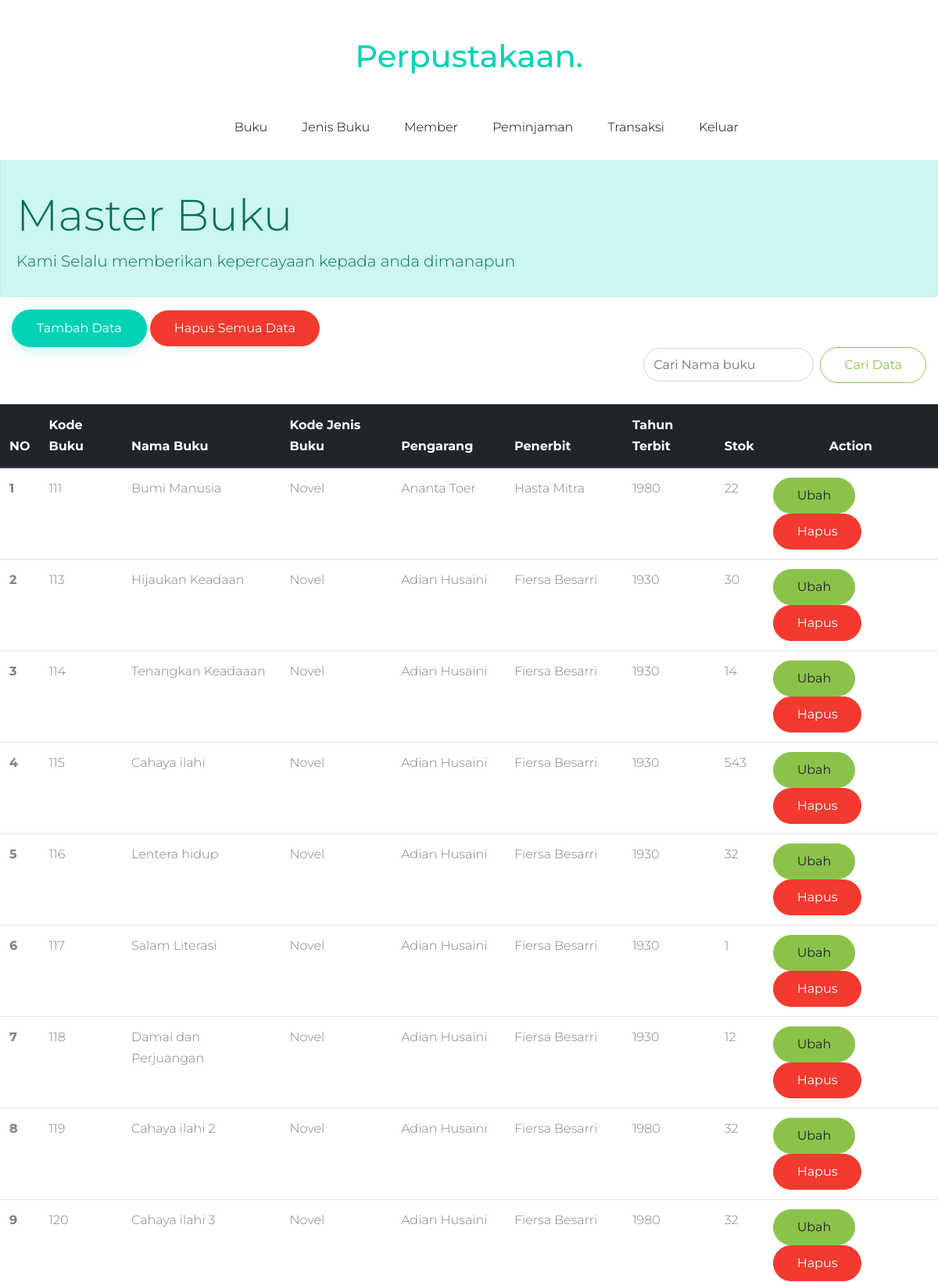
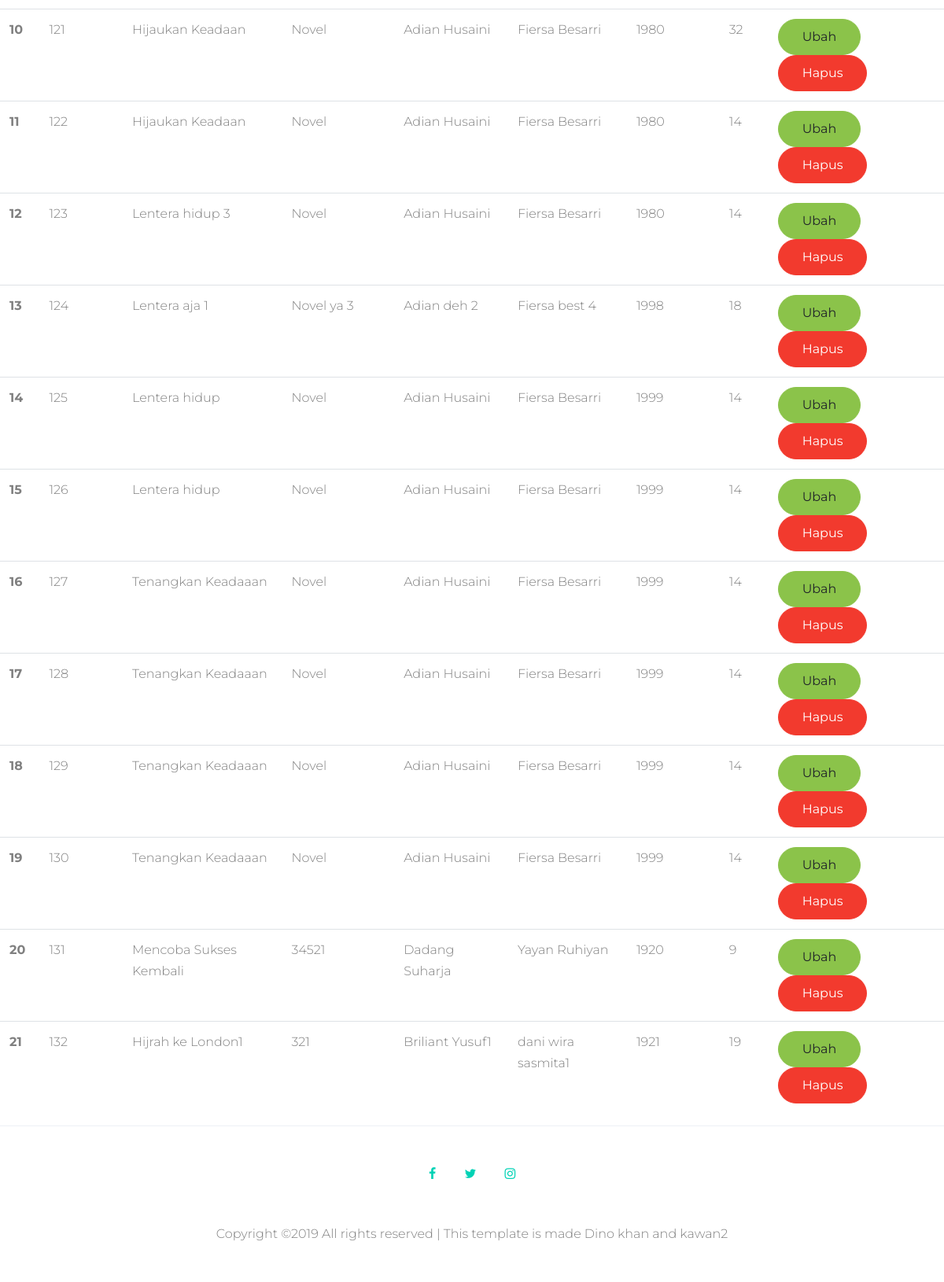
Screenshot of /admin/buku.php with the database file from the repository (2 pictures, top to bottom).
### tables this page shows
CREATE TABLE `buku` (
  `kd_buku` int(5) NOT NULL,
  `judul_buku` varchar(50) NOT NULL,
  `pengarang` varchar(50) NOT NULL,
  `kode_jenisbuku` varchar(50) NOT NULL,
  `penerbit` varchar(50) NOT NULL,
  `tahun_terbit` varchar(6) NOT NULL,
  `stok` int(5) NOT NULL
);

### admin/buku.php (the view, shortened to what this page needs)
<!DOCTYPE html>
<html lang="en">
<head>
	<link rel="stylesheet" href="../fonts/icomoon/style.css">
	<link rel="stylesheet" href="../css/bootstrap.min.css">
	<link rel="stylesheet" href="../css/jquery-ui.css">
	<link rel="stylesheet" href="../css/owl.carousel.min.css">
	<link rel="stylesheet" href="../css/owl.theme.default.min.css">
	<link rel="stylesheet" href="../css/owl.theme.default.min.css">
	<link rel="stylesheet" href="../css/jquery.fancybox.min.css">
	<link rel="stylesheet" href="../css/bootstrap-datepicker.css">
	<link rel="stylesheet" href="../fonts/flaticon/font/flaticon.css">
	<link rel="stylesheet" href="../css/aos.css">
	<link rel="stylesheet" href="../css/style.css">
</head>
<body>
	<body data-spy="scroll" data-target=".site-navbar-target" data-offset="300">
		<div class="site-wrap"  id="home-section">
			<div class="container d-none d-lg-block">
				<div class="row">
					<div class="col-12 text-center mb-4 mt-5">
						<h1 class="mb-0 site-logo"><a href="index.html" >Perpustakaan<span class="text-primary">.</span> </a></h1>
					</div>
				</div>
			</div>
			<header class="site-navbar py-md-4 js-sticky-header site-navbar-target" role="banner">
				<div class="container">
					<div class="row align-items-center">
						<div class="col-12 col-md-10 main-menu">
							<nav class="site-navigation position-relative text-right" role="navigation">
								<ul class="site-menu main-menu js-clone-nav mr-auto d-none d-lg-block">
									<li><a href="buku.php" class="nav-link">Buku</a></li>
									<li><a href="jenis.php" class="nav-link">Jenis Buku</a></li>
									<li><a href="member.php" class="nav-link">Member</a></li>
									<li><a href="peminjaman.php" class="nav-link">Peminjaman</a></li>
									<li><a href="transaksi.php" class="nav-link">Transaksi</a></li>
									<li><a href="../logout.php" class="nav-link" onclick="return confirm('Apakah anda ingin keluar !!!')">Keluar</a></li>
								</ul>
							</nav>
						</div>
					</div>
				</div>
			</header>
			<div class="alert alert-primary" role="alert">
				<br><br><br><br>
				<h1 class="display-4">Master Buku</h1>
				<p class="lead">Kami Selalu memberikan kepercayaan kepada anda dimanapun</p>
			</div>
			<div class="container-fluid">
				<a href="form_buku.php"><button type="button" class="btn btn-primary btn-lg">Tambah Data</button></a>
				<button type="button" class="btn btn-danger btn-lg">Hapus Semua Data</button>
				<form action="buku.php" method="POST" class="form-inline my-2 my-lg-0">
					<input class="form-control mr-sm-2" type="search" placeholder="Cari Nama buku" aria-label="Search" name="cari">
					<button class="btn btn-outline-success my-2 my-sm-0" type="submit">Cari Data</button>
				</form>
			</div>
			<br>
			<table class="table">
				<thead class="thead-dark">
					<tr>
						<th scope="col">NO</th>
						<th scope="col">Kode Buku</th>
						<th scope="col">Nama Buku</th>
						<th scope="col">Kode Jenis Buku</th>
						<th scope="col">Pengarang</th>
						<th scope="col">Penerbit</th>
						<th scope="col">Tahun Terbit</th>
						<th scope="col">Stok </th>
						<th style="text-align: center;" scope="col">Action</th>
					</tr>
				</thead>
				<tbody>
					<?php
					include "../koneksi.php";
					if (isset($_POST['cari'])){
						$cari=$_POST['cari'];
						$buku  = mysqli_query($koneksi, "SELECT * FROM buku where judul_buku like '%$cari%'") or die(mysqli_error());
					}
					else {
						$buku  = mysqli_query($koneksi, "SELECT * FROM buku ") or die(mysqli_error());
					}
					$no=1;
					while ($r=mysqli_fetch_array($buku)){
						?>
						<tr>
							<th><?php echo "$no"; ?></th>
							<td><?php echo "$r[kd_buku]"; ?></td>
							<td><?php echo "$r[judul_buku]"; ?></td>
							<td><?php echo "$r[kode_jenisbuku]"; ?></td>
							<td><?php echo "$r[pengarang]"; ?></td>
							<td><?php echo "$r[penerbit]"; ?></td>
							<td><?php echo "$r[tahun_terbit]"; ?></td>
							<td><?php echo "$r[stok]"; ?></td>
							<td>
								<a <?php  echo "href='update_buku.php?id=$r[kd_buku]'" ;?>>
									<button type="button" class="btn btn-success btn-lg">
										Ubah
									</button>
								</a>
								<a onclick="return confirm('Apakah anda yakin ingin menghapus !!!')" <?php  echo "href='buku_hapus.php?id=$r[kd_buku]'" ;?>>
									<button type="button" class="btn btn-danger btn-lg">
										Hapus
									</button>
								</a>
							</td>
						</tr>
						<?php
						$no=$no+1;
					}
					?>
				</tbody>
			</div>
	<div class="footer py-5 border-top text-center">
		<div class="container">
			<div class="row mb-5">
				<div class="col-12">
					<p class="mb-0">
						<a href="#" class="p-3"><span class="icon-facebook"></span></a>
						<a href="#" class="p-3"><span class="icon-twitter"></span></a>
						<a href="#" class="p-3"><span class="icon-instagram"></span></a>
					</p>
				</div>
			</div>
			<div class="row">
				<div class="col-md-12">
					<p class="mb-0">
						Copyright &copy;<script>document.write(new Date().getFullYear());</script> All rights reserved | This template is made Dino khan and kawan2
					</p>
				</div>
			</div>
		</div>
	</div>
</body>
</html>

### css/style.css (style rules this page uses)
body { line-height: 1.7; color: gray; font-weight: 300; font-size: 1rem; }
a { -webkit-transition: .3s all ease; -o-transition: .3s all ease; transition: .3s all ease; }
h1, h2, h3, h4, h5, .h1, .h2, .h3, .h4, .h5 { font-family: "Montserrat", -apple-system, BlinkMacSystemFont, "Segoe UI", Roboto, "Helvetica Neue", Arial, sans-serif, "Apple Color Emoji", "Segoe UI Emoji", "Segoe UI Symbol", "Noto Color Emoji"; }
.site-wrap:before { display: none; -webkit-transition: .3s all ease-in-out; -o-transition: .3s all ease-in-out; transition: .3s all ease-in-out; background: rgba(0, 0, 0, 0.6); content: ""; position: absolute; z-index: 2000; top: 0; left: 0; right: 0; bottom: 0; opacity: 0; visibility: hidden; }
.btn { font-size: 16px; border-radius: 30px; padding: 10px 30px; }
.btn.btn-primary { border-width: 2px; background: #00d2b5; border-color: #00d2b5; color: #fff; -webkit-box-shadow: 0 4px 20px -5px rgba(0, 210, 181, 0.4); box-shadow: 0 4px 20px -5px rgba(0, 210, 181, 0.4); }
.form-control { height: 43px; border-radius: 30px; font-family: "Montserrat", -apple-system, BlinkMacSystemFont, "Segoe UI", Roboto, "Helvetica Neue", Arial, sans-serif, "Apple Color Emoji", "Segoe UI Emoji", "Segoe UI Symbol", "Noto Color Emoji"; }
.border-top { border-top: 1px solid #edf0f5 !important; }
.site-navbar { margin-bottom: 0px; z-index: 1999; position: absolute; width: 100%; background: #fff; }
.site-navbar .site-navigation .site-menu { margin-bottom: 0; }
.site-navbar .site-navigation .site-menu a { text-decoration: none !important; display: inline-block; }
.site-navbar .site-navigation .site-menu > li { display: inline-block; }
.site-navbar .site-navigation .site-menu > li > a { padding: 5px 20px; color: #000; display: inline-block; text-decoration: none !important; }
.site-mobile-menu .site-nav-wrap { padding: 0; margin: 0; list-style: none; position: relative; }
.site-mobile-menu .site-nav-wrap a { padding: 10px 20px; display: block; position: relative; color: #212529; }
.site-mobile-menu .site-nav-wrap li { position: relative; display: block; }
.site-mobile-menu .site-nav-wrap > li { display: block; position: relative; float: left; width: 100%; }
.site-mobile-menu .site-nav-wrap > li > a { padding-left: 20px; font-size: 20px; }
.sticky-wrapper .site-navbar { -webkit-transition: .3s all ease; -o-transition: .3s all ease; transition: .3s all ease; }
.position-relative { position: relative; }

### rows the page displays
buku: kd_buku "111", judul_buku "Bumi Manusia", kode_jenisbuku "Novel", pengarang "Ananta Toer", penerbit "Hasta Mitra", tahun_terbit "1980", stok "22"
buku: kd_buku "113", judul_buku "Hijaukan Keadaan", kode_jenisbuku "Novel", pengarang "Adian Husaini", penerbit "Fiersa Besarri", tahun_terbit "1930", stok "30"
buku: kd_buku "114", judul_buku "Tenangkan Keadaaan", kode_jenisbuku "Novel", pengarang "Adian Husaini", penerbit "Fiersa Besarri", tahun_terbit "1930", stok "14"
buku: kd_buku "115", judul_buku "Cahaya ilahi", kode_jenisbuku "Novel", pengarang "Adian Husaini", penerbit "Fiersa Besarri", tahun_terbit "1930", stok "543"
buku: kd_buku "116", judul_buku "Lentera hidup", kode_jenisbuku "Novel", pengarang "Adian Husaini", penerbit "Fiersa Besarri", tahun_terbit "1930", stok "32"
buku: kd_buku "117", judul_buku "Salam Literasi", kode_jenisbuku "Novel", pengarang "Adian Husaini", penerbit "Fiersa Besarri", tahun_terbit "1930", stok "1"
buku: kd_buku "118", judul_buku "Damai dan Perjuangan", kode_jenisbuku "Novel", pengarang "Adian Husaini", penerbit "Fiersa Besarri", tahun_terbit "1930", stok "12"
buku: kd_buku "119", judul_buku "Cahaya ilahi 2", kode_jenisbuku "Novel", pengarang "Adian Husaini", penerbit "Fiersa Besarri", tahun_terbit "1980", stok "32"
buku: kd_buku "120", judul_buku "Cahaya ilahi 3", kode_jenisbuku "Novel", pengarang "Adian Husaini", penerbit "Fiersa Besarri", tahun_terbit "1980", stok "32"
buku: kd_buku "121", judul_buku "Hijaukan Keadaan", kode_jenisbuku "Novel", pengarang "Adian Husaini", penerbit "Fiersa Besarri", tahun_terbit "1980", stok "32"
buku: kd_buku "122", judul_buku "Hijaukan Keadaan", kode_jenisbuku "Novel", pengarang "Adian Husaini", penerbit "Fiersa Besarri", tahun_terbit "1980", stok "14"
buku: kd_buku "123", judul_buku "Lentera hidup 3", kode_jenisbuku "Novel", pengarang "Adian Husaini", penerbit "Fiersa Besarri", tahun_terbit "1980", stok "14"
buku: kd_buku "124", judul_buku "Lentera aja 1", kode_jenisbuku "Novel ya 3", pengarang "Adian deh 2", penerbit "Fiersa best 4", tahun_terbit "1998", stok "18"
buku: kd_buku "125", judul_buku "Lentera hidup", kode_jenisbuku "Novel", pengarang "Adian Husaini", penerbit "Fiersa Besarri", tahun_terbit "1999", stok "14"
buku: kd_buku "126", judul_buku "Lentera hidup", kode_jenisbuku "Novel", pengarang "Adian Husaini", penerbit "Fiersa Besarri", tahun_terbit "1999", stok "14"
buku: kd_buku "127", judul_buku "Tenangkan Keadaaan", kode_jenisbuku "Novel", pengarang "Adian Husaini", penerbit "Fiersa Besarri", tahun_terbit "1999", stok "14"
buku: kd_buku "128", judul_buku "Tenangkan Keadaaan", kode_jenisbuku "Novel", pengarang "Adian Husaini", penerbit "Fiersa Besarri", tahun_terbit "1999", stok "14"
buku: kd_buku "129", judul_buku "Tenangkan Keadaaan", kode_jenisbuku "Novel", pengarang "Adian Husaini", penerbit "Fiersa Besarri", tahun_terbit "1999", stok "14"
buku: kd_buku "130", judul_buku "Tenangkan Keadaaan", kode_jenisbuku "Novel", pengarang "Adian Husaini", penerbit "Fiersa Besarri", tahun_terbit "1999", stok "14"
buku: kd_buku "131", judul_buku "Mencoba Sukses Kembali", kode_jenisbuku "34521", pengarang "Dadang Suharja", penerbit "Yayan Ruhiyan", tahun_terbit "1920", stok "9"
buku: kd_buku "132", judul_buku "Hijrah ke London1", kode_jenisbuku "321", pengarang "Briliant Yusuf1", penerbit "dani wira sasmita1", tahun_terbit "1921", stok "19"
